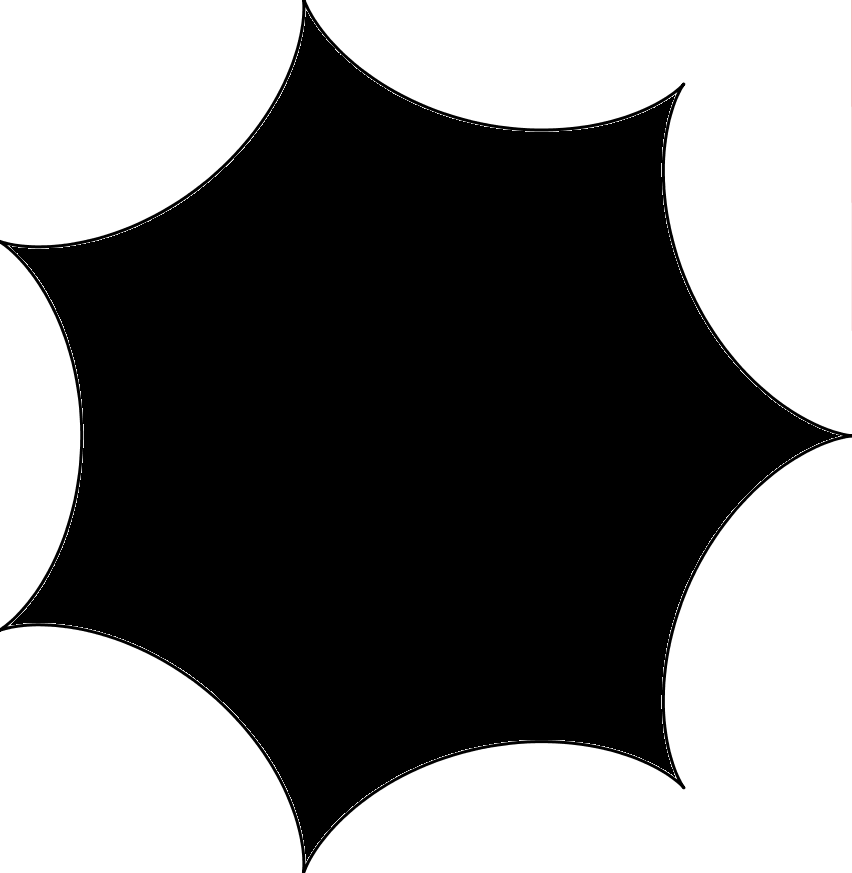
#> input picture 7cusps.png, 852 x 873 px
$ jupyter execute NumericalArea.ipynb
#> lines starting #> are read from the running program, lines starting #| are printed output that depends on the picture; after the words box and inside, x2 and y2 are one past the last pixel; in counts of white or black regions, pixels touching at a corner belong together
[cell 1]
import numpy as np
import matplotlib.pyplot as plt
import cv2
import pandas as pd

img = cv2.imread("7cusps.png", 0)
#> img: shape (873, 852); min 0, max 255, mean 120.4
plt.imshow(img, cmap="Greys_r", vmin=0, vmax=255)
gabarito = 94.248

[cell 2]
blurred = cv2.GaussianBlur(img,(7,7),0)
ret, blur = cv2.threshold(blurred,100,255,cv2.THRESH_BINARY)
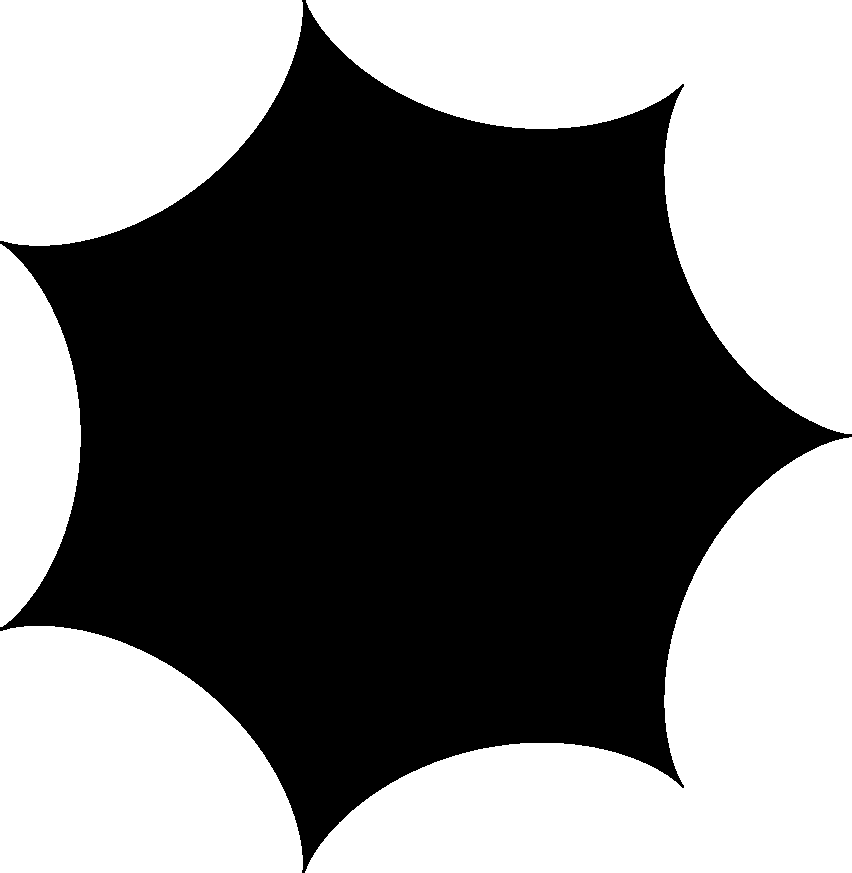
#> blur: shape (873, 852); 47.2% white; 5 white regions, box (x1, y1, x2, y2) and area: (305, 437, 852, 873) 105741, (306, 0, 852, 434) 105019, (0, 626, 303, 873) 59205, (0, 0, 303, 246) 58816, (0, 244, 81, 627) 22201
plt.imshow(blur, cmap = 'Greys_r', vmin=0, vmax=255)

[cell 3]
ser = pd.Series(blur.flatten())

[cell 4]
ser = pd.Series(blur.flatten())
hits = ser.value_counts()[0]
#> hits = 392814
total = np.prod(blur.shape)
#> total = 743796

[cell 5]
propConst = hits/total
#> propConst = 0.528
realSquare = 13.3*13.65

[cell 6]
estimate = realSquare*propConst
#> estimate = 95.88
estimate
#> Out = 95.88

[cell 7]
erroPercent = 1 - min(estimate, gabarito)/max(estimate, gabarito)
#> erroPercent = 0.017
erroPercent
#> Out = 0.017
